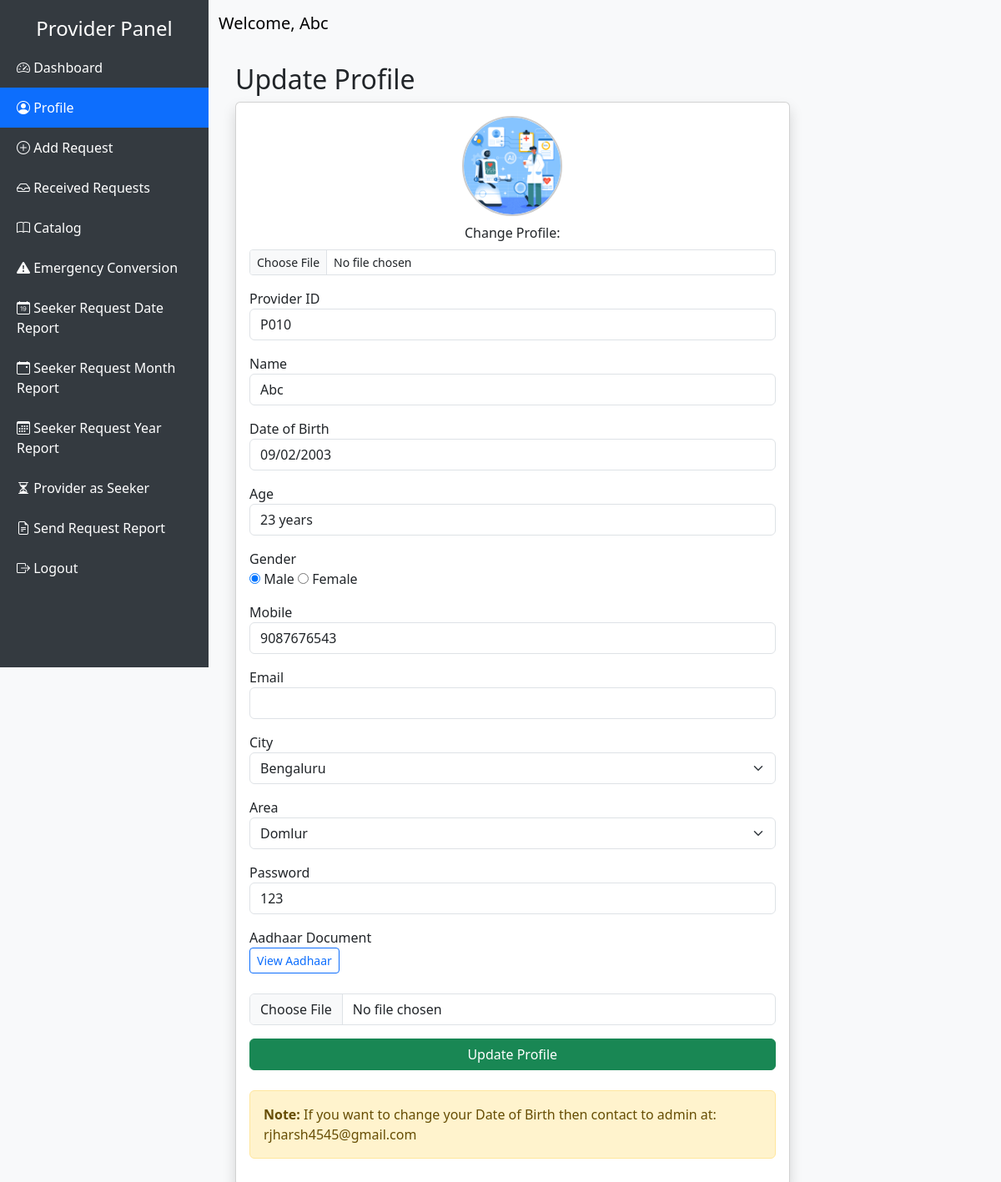
Page /provider_dashboard.php?tab=profile (signed in) on the committed database.
### tables this page shows
CREATE TABLE `providers` (
  `provider_id` varchar(10) NOT NULL,
  `provider_name` varchar(100) DEFAULT NULL,
  `provider_dob` date DEFAULT NULL,
  `provider_gender` varchar(10) DEFAULT NULL,
  `provider_mobile` varchar(15) DEFAULT NULL,
  `city` varchar(50) DEFAULT NULL,
  `area` varchar(50) DEFAULT NULL,
  `date` date DEFAULT curdate(),
  `password` varchar(255) DEFAULT NULL,
  `image` varchar(255) DEFAULT NULL,
  `aadhar_doc` varchar(255) DEFAULT NULL,
  `status` enum('pending','active','inactive','converted') NOT NULL DEFAULT 'pending',
  `converted` tinyint(1) DEFAULT 0,
  `email` varchar(255) DEFAULT NULL
);

### provider_dashboard.php (the view, shortened to what this page needs)
<?php
require 'db.php';
$provider_id = $_SESSION['provider_id'];
$provider_name = $_SESSION['provider_name'] ?? "Provider";
$stmt = $conn->prepare("SELECT * FROM providers WHERE provider_id = ?");
$stmt->bind_param("s", $provider_id);
$stmt->execute();
$provider = $stmt->get_result()->fetch_assoc();
?>
<!DOCTYPE html>
<html lang="en">
<head>
<link href="https://cdn.jsdelivr.net/npm/bootstrap@5.3.2/dist/css/bootstrap.min.css" rel="stylesheet">
<link href="https://cdn.jsdelivr.net/npm/bootstrap-icons/font/bootstrap-icons.css" rel="stylesheet">
</head>
<body>
<div class="sidebar">
    <h4 class="text-center text-white">Provider Panel</h4>
    <a href="?tab=dashboard" class="<?= (!isset($_GET['tab']) || $_GET['tab']=='dashboard')?'active':'' ?>"> <i class="bi bi-speedometer2"></i> Dashboard</a>
    <a href="?tab=profile" class="<?= (isset($_GET['tab']) && $_GET['tab']=='profile')?'active':'' ?>"> <i class="bi bi-person-circle"></i> Profile</a>
    <a href="?tab=add_request" class="<?= (isset($_GET['tab']) && $_GET['tab']=='add_request')?'active':'' ?>"> <i class="bi bi-plus-circle"></i> Add Request</a>
    <a href="?tab=received_requests" class="<?= (isset($_GET['tab']) && $_GET['tab']=='received_requests')?'active':'' ?>"> <i class="bi bi-inbox"></i> Received Requests</a>
   <a href="?tab=catalog" class="<?= (isset($_GET['tab']) && $_GET['tab']=='catalog')?'active':'' ?>"> <i class="bi bi-book"></i> Catalog</a>
<a href="?tab=emergency" class="<?= (isset($_GET['tab']) && $_GET['tab']=='emergency')?'active text-danger fw-bold':'' ?>">
    <i class="bi bi-exclamation-triangle-fill"></i> Emergency Conversion
</a>
    <a href="?tab=prodate"><i class="bi bi-calendar-date"></i> Seeker Request Date Report</a>
    <a href="?tab=promonth"><i class="bi bi-calendar-event"></i> Seeker Request Month Report</a>
    <a href="?tab=proyr"><i class="bi bi-calendar3"></i>  Seeker Request Year Report</a>
    <a href="?tab=age_report" class="<?= (isset($_GET['tab']) && $_GET['tab']=='age_report')?'active':'' ?>">
   <i class="bi bi-hourglass-split"></i> Provider as Seeker
</a>
<a href="?tab=report_requests" class="<?= (isset($_GET['tab']) && $_GET['tab']=='report_requests') ? 'active' : '' ?>">
    <i class="bi bi-file-earmark-text"></i> Send Request Report
</a>
    <a href="logout1.php"><i class="bi bi-box-arrow-right"></i> Logout</a>
</div>
<nav class="navbar navbar-expand-lg navbar-light bg-light">
    <div class="container-fluid">
        <span class="navbar-brand">Welcome, <?= htmlspecialchars($provider_name) ?></span>
    </div>
</nav>
<div class="main-content">
<div class="container">
<?php
$tab = $_GET['tab'] ?? 'dashboard';
switch($tab) {
        ?>
    <?php endif;
    case 'profile':
        ?>
        <h2>Update Profile</h2>
        <form method="POST" enctype="multipart/form-data" class="card p-3 shadow w-75">
            <div class="mb-3 text-center">
                <?php $img = (!empty($provider['image']) && file_exists($provider['image'])) ? $provider['image'] : "uploads/default.png"; ?>
                <img src="<?= $img ?>" id="preview" class="rounded-circle mb-2" style="width:120px;height:120px;object-fit:cover;border:2px solid #ccc;">
                 <br >Change Profile:
                 <input type="file" name="image" class="form-control form-control-sm mt-2" accept="image/*">
            </div>
<div class="mb-3">
    <label>Provider ID</label>
    <input type="text" class="form-control" value="<?= htmlspecialchars($provider['provider_id']) ?>" readonly>
</div>
            <div class="mb-3">
                <label>Name</label>
                <input type="text" name="provider_name" class="form-control" value="<?= htmlspecialchars($provider['provider_name']) ?>" required>
            </div>
           <?php
$dob = $provider['provider_dob'] ?? null;
$age = '';
if ($dob) {
    $from = new DateTime($dob);
    $to = new DateTime('today');
    $age = $from->diff($to)->y;
}
?>
<div class="mb-3">
    <label>Date of Birth</label>
    <input type="date" class="form-control" value="<?= htmlspecialchars($dob) ?>" readonly>
</div>
<div class="mb-3">
    <label>Age</label>
    <input type="text" class="form-control" value="<?= htmlspecialchars($age . ' years') ?>" readonly>
</div>
            <div class="mb-3">
                <label>Gender</label><br>
                <input type="radio" name="provider_gender" value="Male" <?= $provider['provider_gender']=='Male'?'checked':'' ?>> Male
                <input type="radio" name="provider_gender" value="Female" <?= $provider['provider_gender']=='Female'?'checked':'' ?>> Female
                </div>
            <div class="mb-3">
                <label>Mobile</label>
                <input type="text" name="provider_mobile" class="form-control" value="<?= htmlspecialchars($provider['provider_mobile']) ?>" required>
            </div>
          <div class="mb-3">
    <label>Email</label>
    <input type="email" name="email" class="form-control" value="<?= htmlspecialchars($provider['email'] ?? '') ?>" required>
</div>
  <div class="mb-3">
    <label>City</label>
    <select name="city" id="city" class="form-select" required>
        <?php
        $cities = $conn->query("SELECT DISTINCT city_name FROM areas ORDER BY city_name ASC");
        while($c=$cities->fetch_assoc()):
            $selected = ($provider['city']==$c['city_name'])?'selected':'';
        ?>
            <option value="<?= htmlspecialchars($c['city_name']) ?>" <?= $selected ?>><?= htmlspecialchars($c['city_name']) ?></option>
        <?php endwhile; ?>
    </select>
</div>
<div class="mb-3">
    <label>Area</label>
    <select name="area" id="area" class="form-select" required>
        <?php
        if(!empty($provider['city'])){
            $city = $conn->real_escape_string($provider['city']);
            $areas = $conn->query("SELECT area_name FROM areas WHERE city_name='$city' ORDER BY area_name ASC");
            while($a=$areas->fetch_assoc()):
                $selected = ($provider['area']==$a['area_name'])?'selected':'';
                echo '<option value="'.htmlspecialchars($a['area_name']).'" '.$selected.'>'.htmlspecialchars($a['area_name']).'</option>';
            endwhile;
        }
        ?>
    </select>
</div>
<div class="mb-3">
    <label>Password</label>
    <input type="text" name="password" class="form-control" value="<?= htmlspecialchars($provider['password']) ?>" required>
</div>
<div class="mb-3">
    <label>Aadhaar Document</label><br>
    <?php if(!empty($provider['aadhar_doc']) && file_exists($provider['aadhar_doc'])): ?>
        <a href="<?= $provider['aadhar_doc'] ?>" target="_blank" class="btn btn-sm btn-outline-primary">
            View Aadhaar
        </a><br><br>
    <?php endif; ?>
    <input type="file" name="aadhar_doc" class="form-control" accept=".pdf,.jpg,.jpeg,.png">
</div>
            <button type="submit" class="btn btn-success">Update Profile</button><br>
            <div class="alert alert-warning">
    <strong>Note:</strong> If you want to change your Date of Birth then contact to admin at: rjharsh4545@gmail.com
</div>
        </form>
        <?php
        break;
    ?>
    <?php
}
?>
</div>
</div>
</body>
</html>

### provider_dashboard.php (style rules this page uses)
body { background-color: #f8f9fa; }
.sidebar { height:100vh; background-color:#343a40; position:fixed; width:250px; padding-top:20px; }
.sidebar a { color:white; padding:12px 20px; display:block; text-decoration:none; }
.sidebar a:hover, .sidebar a.active { background-color:#0d6efd; }
.main-content { margin-left:250px; padding:20px; }
.navbar { margin-left:250px; }

### rows in the picture
providers: image (picture), provider_id "P010", provider_name "Abc", provider_dob "09/02/2003", provider_dob "23 years", provider_gender "☑", provider_mobile "9087676543", password "123"

### other values in the picture
$provider_name "Abc"
form field city "Bengaluru"
form field area "Domlur"
